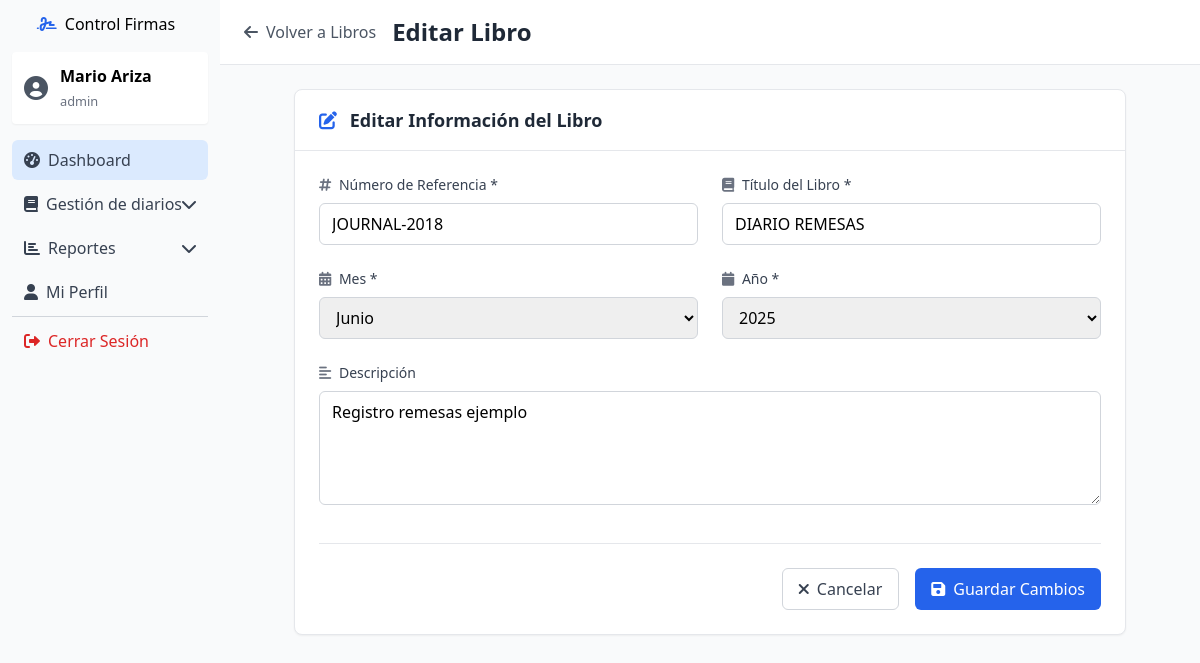
/public/index.php?controller=libro&action=edit&id=18 (signed in), run on the app's committed database.
### tables this page shows
CREATE TABLE `libros` (
  `id` int(11) NOT NULL,
  `numero_referencia` varchar(50) NOT NULL,
  `titulo` varchar(200) NOT NULL,
  `descripcion` text DEFAULT NULL,
  `escaneado` tinyint(1) DEFAULT 0,
  `mes` varchar(20) NOT NULL,
  `año` int(11) NOT NULL,
  `fecha_limite` date DEFAULT NULL,
  `estado` enum('activo','cerrado','archivado') NOT NULL DEFAULT 'activo',
  `created_at` timestamp NOT NULL DEFAULT current_timestamp(),
  `updated_at` timestamp NOT NULL DEFAULT current_timestamp() ON UPDATE current_timestamp(),
  `dia` int(50) DEFAULT NULL,
  `created_by` varchar(200) DEFAULT NULL
);

### controllers/LibroController.php (called while the page is built, shortened)
<?php
require_once __DIR__ . '/../models/Libro.php';
class LibroController
{
    private $libroModel;
    public function __construct()
    {
        $this->pdo = $this->getConnection();
        $this->libroModel = new Libro($this->pdo);
    }
    private function getConnection()
    {
        static $pdo = null;
        if ($pdo === null) {
            $pdo = require __DIR__ . '/../config/database.php';
        }
        return $pdo;
    }
    public function edit()
    {
        $id = $_GET['id'] ?? null;
        $libro = $this->libroModel->getLibroById($id);
        require_once __DIR__ . '/../views/libros/edit.php';
    }
}

### models/Libro.php (called while the page is built, shortened)
<?php
class Libro
{
    private $pdo;
    public function __construct($pdo)
    {
        $this->pdo = $pdo;
    }
    public function getLibroById($id)
    {
        try {
            $sql = "
                SELECT
                    l.*,
                    'Sistema' as responsable
                FROM libros l
                WHERE l.id = ?
            ";
            $stmt = $this->pdo->prepare($sql);
            $stmt->execute([$id]);
            return $stmt->fetch(PDO::FETCH_ASSOC);
        } catch (PDOException $e) {
            error_log("Error en getLibroById: " . $e->getMessage());
            return false;
        }
    }
}

### views/libros/edit.php (the view, shortened to what this page needs)
<?php
$pageTitle = 'Editar Libro';
?>
<!DOCTYPE html>
<html lang="es">
<head>
    <link href="<?php echo $_SERVER['REQUEST_SCHEME'] . '://' . $_SERVER['HTTP_HOST'] . '/firmas/'; ?>assets/css/main.css" rel="stylesheet">
    <script src="https://cdn.tailwindcss.com"></script>
    <link href="https://cdnjs.cloudflare.com/ajax/libs/font-awesome/6.0.0/css/all.min.css" rel="stylesheet">
</head>
<body class="bg-gray-50">
    <div class="flex h-screen">
        <?php include __DIR__ . '/../../includes/sidebar.php'; ?>
        <div class="main-content flex-1 flex flex-col overflow-hidden">
            <header class="bg-white shadow-sm border-b border-gray-200 px-6 py-4">
                <div class="flex items-center justify-between">
                    <div class="flex items-center space-x-4">
                        <a href="index.php?controller=libro&action=index" class="text-gray-600 hover:text-gray-800 transition-colors">
                            <i class="fas fa-arrow-left mr-2"></i>Volver a Libros
                        </a>
                        <h1 class="text-2xl font-bold text-gray-800"><?php echo $pageTitle; ?></h1>
                    </div>
                </div>
            </header>
            <main class="flex-1 overflow-x-hidden overflow-y-auto bg-gray-50">
                <div class="max-w-4xl mx-auto py-6 px-4 sm:px-6 lg:px-8">
                    <div class="bg-white rounded-lg shadow-sm border border-gray-200">
                        <div class="px-6 py-4 border-b border-gray-200">
                            <h2 class="text-lg font-semibold text-gray-800">
                                <i class="fas fa-edit mr-2 text-blue-600"></i>
                                Editar Información del Libro
                            </h2>
                        </div>
                        <form method="POST" action="index.php?controller=libro&action=update" class="p-6">
                            <div class="grid grid-cols-1 md:grid-cols-2 gap-6">
                                <div>
                                    <label for="numero_referencia" class="block text-sm font-medium text-gray-700 mb-2">
                                        <i class="fas fa-hashtag mr-1 text-gray-500"></i>
                                        Número de Referencia *
                                    </label>
                                    <input type="text"
                                        id="numero_referencia"
                                        name="numero_referencia"
                                        value="<?php echo htmlspecialchars($libro['numero_referencia']); ?>"
                                        required
                                        class="w-full px-3 py-2 border border-gray-300 rounded-md focus:outline-none focus:ring-2 focus:ring-blue-500 focus:border-transparent"
                                        placeholder="Ej: REF001">
                                </div>
                                <div>
                                    <label for="nombre" class="block text-sm font-medium text-gray-700 mb-2">
                                        <i class="fas fa-book mr-1 text-gray-500"></i>
                                        Título del Libro *
                                    </label>
                                    <input type="text"
                                        id="nombre"
                                        name="nombre"
                                        value="<?php echo htmlspecialchars($libro['titulo']); ?>"
                                        required
                                        class="w-full px-3 py-2 border border-gray-300 rounded-md focus:outline-none focus:ring-2 focus:ring-blue-500 focus:border-transparent"
                                        placeholder="Nombre del libro">
                                </div>
                                <div>
                                    <label for="mes" class="block text-sm font-medium text-gray-700 mb-2">
                                        <i class="fas fa-calendar-alt mr-1 text-gray-500"></i>
                                        Mes *
                                    </label>
                                    <select id="mes"
                                        name="mes"
                                        required
                                        class="w-full px-3 py-2 border border-gray-300 rounded-md focus:outline-none focus:ring-2 focus:ring-blue-500 focus:border-transparent">
                                        <?php
                                        $meses = [
                                            '01' => 'Enero',
                                            '02' => 'Febrero',
                                            '03' => 'Marzo',
                                            '04' => 'Abril',
                                            '05' => 'Mayo',
                                            '06' => 'Junio',
                                            '07' => 'Julio',
                                            '08' => 'Agosto',
                                            '09' => 'Septiembre',
                                            '10' => 'Octubre',
                                            '11' => 'Noviembre',
                                            '12' => 'Diciembre'
                                        ];
                                        foreach ($meses as $num => $nombre):
                                        ?>
                                            <option value="<?php echo $num; ?>" <?php echo $libro['mes'] === $num ? 'selected' : ''; ?>>
                                                <?php echo $nombre; ?>
                                            </option>
                                        <?php endforeach; ?>
                                    </select>
                                </div>
                                <div>
                                    <label for="anio" class="block text-sm font-medium text-gray-700 mb-2">
                                        <i class="fas fa-calendar mr-1 text-gray-500"></i>
                                        Año *
                                    </label>
                                    <select id="anio"
                                        name="anio"
                                        required
                                        class="w-full px-3 py-2 border border-gray-300 rounded-md focus:outline-none focus:ring-2 focus:ring-blue-500 focus:border-transparent">
                                        <?php
                                        $currentYear = date('Y');
                                        for ($year = $currentYear; $year >= $currentYear - 10; $year--):
                                        ?>
                                            <option value="<?php echo $year; ?>" <?php echo $libro['año'] == $year ? 'selected' : ''; ?>>
                                                <?php echo $year; ?>
                                            </option>
                                        <?php endfor; ?>
                                    </select>
                                </div>
                            </div>
                            <div class="mt-6">
                                <label for="descripcion" class="block text-sm font-medium text-gray-700 mb-2">
                                    <i class="fas fa-align-left mr-1 text-gray-500"></i>
                                    Descripción
                                </label>
                                <textarea id="descripcion"
                                    name="descripcion"
                                    rows="4"
                                    class="w-full px-3 py-2 border border-gray-300 rounded-md focus:outline-none focus:ring-2 focus:ring-blue-500 focus:border-transparent"
                                    placeholder="Descripción opcional del libro"><?php echo htmlspecialchars($libro['descripcion'] ?? ''); ?></textarea>
                            </div>
                            <div class="flex justify-end space-x-4 mt-8 pt-6 border-t border-gray-200">
                                <a href="index.php?controller=libro&action=show&id=<?php echo $libro['id']; ?>"
                                    class="px-4 py-2 border border-gray-300 rounded-md text-gray-700 bg-white hover:bg-gray-50 focus:outline-none focus:ring-2 focus:ring-gray-500 focus:ring-offset-2 transition duration-200">
                                    <i class="fas fa-times mr-2"></i>Cancelar
                                </a>
                                <button type="submit"
                                    class="px-4 py-2 bg-blue-600 text-white rounded-md hover:bg-blue-700 focus:outline-none focus:ring-2 focus:ring-blue-500 focus:ring-offset-2 transition duration-200">
                                    <i class="fas fa-save mr-2"></i>Guardar Cambios
                                </button>
                            </div>
                        </form>
                    </div>
                </div>
            </main>
        </div>
    </div>
</body>
</html>

### data on the page
libros: numero_referencia "JOURNAL-2018", nombre "DIARIO REMESAS", mes "Junio", anio "2025", descripcion "Registro remesas ejemplo"

### other printed values
$_SESSION['nombre'] "Mario Ariza"
$_SESSION['rol'] "admin"
$pageTitle "Editar Libro"
